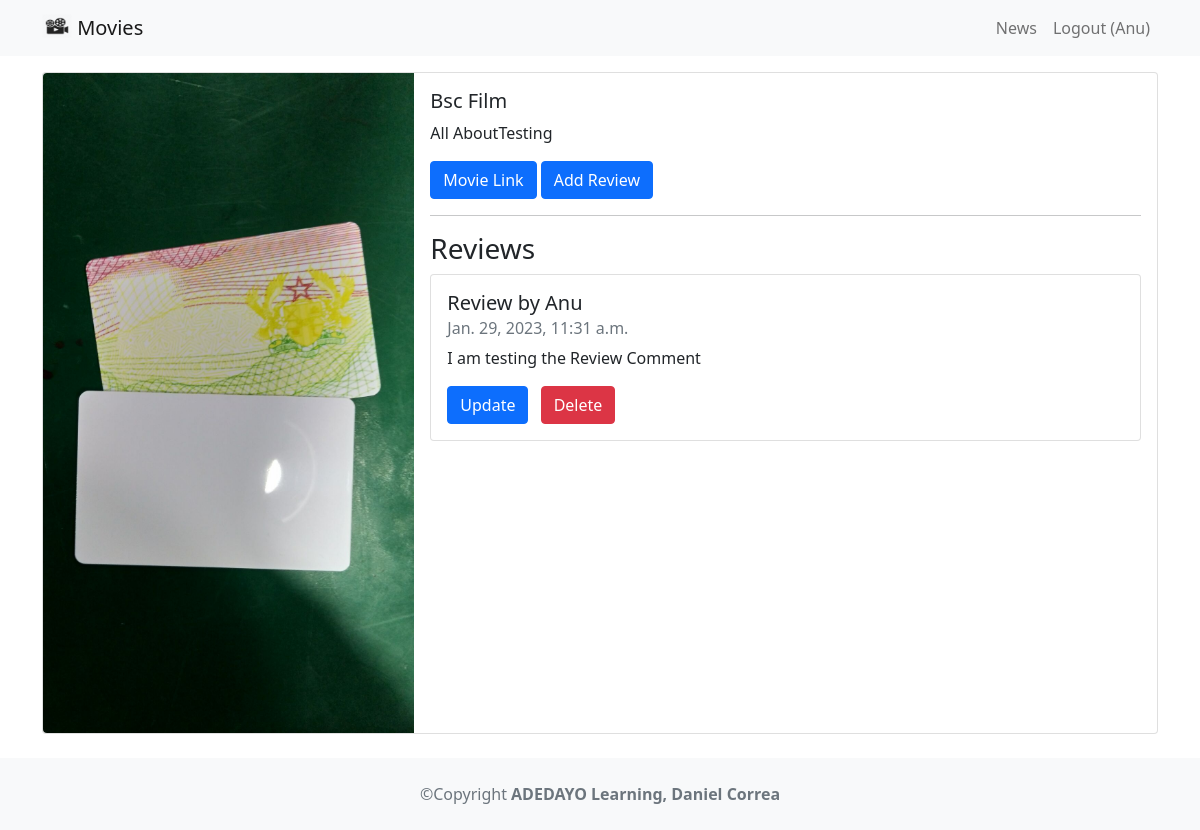
/movie/3 (signed in), run on the app's committed database.
### movie/models.py (models this page shows, shortened)
class Movie(models.Model):
    title = models.CharField(max_length=100)
    description = models.CharField(max_length=250)
    image = models.ImageField(upload_to='movie/images/')
    url = models.URLField(blank=True) #This will come as optional

class Review(models.Model):
    text = models.CharField(max_length=100)
    date = models.DateTimeField(auto_now_add=True)
    user = models.ForeignKey(User, on_delete=models.CASCADE)
    movie = models.ForeignKey(Movie, on_delete=models.CASCADE)
    watchAgain = models.BooleanField()

### movie/views.py (the view)
# urls.py: path('<int:movie_id>', views.detail, name='detail'),
def detail(request, movie_id):
    movie = get_object_or_404(Movie, pk=movie_id)
    reviews = Review.objects.filter(movie=movie)
    return render(request, "detail.html", {"movie": movie, "reviews": reviews})

### movie/template/detail.html
{% extends 'base.html' %} {% block content %}
<div class="card mb-3">
  <div class="row g-0">
    <div class="col-md-4">
      <img src="{{movie.image.url}}" class="img-fluid rounded-start" alt="" />
    </div>
    <div class="col-md-8">
      <div class="card-body">
        <h5 class="card-title">{{movie.title}}</h5>
        <p class="card-text">{{movie.description}}</p>
        <p class="card-text">
          {% if movie.url %}
          <a href="{{movie.url}}" class="btn btn-primary">Movie Link</a>
          {% endif %} {% if user.is_authenticated %}
          <a href="{% url 'createreview' movie.id %}" class="btn btn-primary">
            Add Review
          </a>
          {% endif %}
        </p>
        <hr />
        <h3>Reviews</h3>
        <ul class="list-group">
          {% for reviews in reviews %}
          <li class="list-group-item pb-3 pt-3">
            <h5 class="card-title">Review by {{ reviews.user.username}}</h5>
            <h6 class="card-subtitle mb-2 text-muted">{{ reviews.date }}</h6>
            <p class="card-text">{{ reviews.text }}</p>
            {% if user.is_authenticated and user == reviews.user %}
            <a class="btn btn-primary me-2" href="{% url 'updatereview' reviews.id %}">
              Update</a>
            <a class="btn btn-danger" href="{% url 'deletereview' reviews.id %}">Delete</a>
            {% endif %}
          </li>
          {% endfor %}
        </ul>
      </div>
    </div>
  </div>
</div>
{% endblock content %}

### moviesreviews/template/base.html (shortened to what this page needs)
<!DOCTYPE html>
<html lang="en">
  <head>
    <link
      href="https://cdn.jsdelivr.net/npm/bootstrap@5.1.1/dist/css/bootstrap.min.css"
      rel="stylesheet"
    />
  </head>
  <body>
    <nav class="navbar navbar-expand-lg navbar-light bg-light mb-3">
      <div class="container">
        <a class="navbar-brand" href="{% url 'home' %}">
          {% load static %}
          <img
            src="{% static 'images/movie.png' %}"
            alt=""
            width="30"
            height="24"
            class="d-inline-block align-text-top"
          />
          Movies</a
        >
        <div class="collapse navbar-collapse" id="navbarNavAltMarkup">
          <div class="navbar-nav ms-auto">
            <a class="nav-link" href="{% url 'news' %}">News</a>
            {% if user.is_authenticated %}
            <a class="nav-link" href="{% url 'logoutaccount' %}"
              >Logout ({{user.username}})
            </a>
            {% else %}
            <a class="nav-link" href="{% url 'loginaccount' %}">Login</a>
            <a class="nav-link" href="{% url 'signupaccount' %}">Sign Up</a>
            {% endif %}
          </div>
        </div>
      </div>
    </nav>
    <div class="container">{% block content %} {% endblock content %}</div>
    <footer class="text-center text-lg-start bg-light text-muted mt-4">
      <div class="text-center p-4">
        ©Copyright
        <a
          class="text-reset fw-bold text-decoration-none"
          target="_blank"
          href="https://twitter.com/greglim81"
        >
          ADEDAYO Learning,
        </a>
        <a
          class="text-reset fw-bold text-decoration-none"
          target="_blank"
          href="https://twitter.com/danie;garax"
          >Daniel Correa</a
        >
      </div>
    </footer>
  </body>
</html>

### data on the page
Movie: image (picture), title "Bsc Film", description "All AboutTesting"
Review: user.username "Anu", date "Jan. 29, 2023, 11:31 a.m.", text "I am testing the Review Comment", shows "Update"

### other printed values
{{ user.username }} "Anu"
